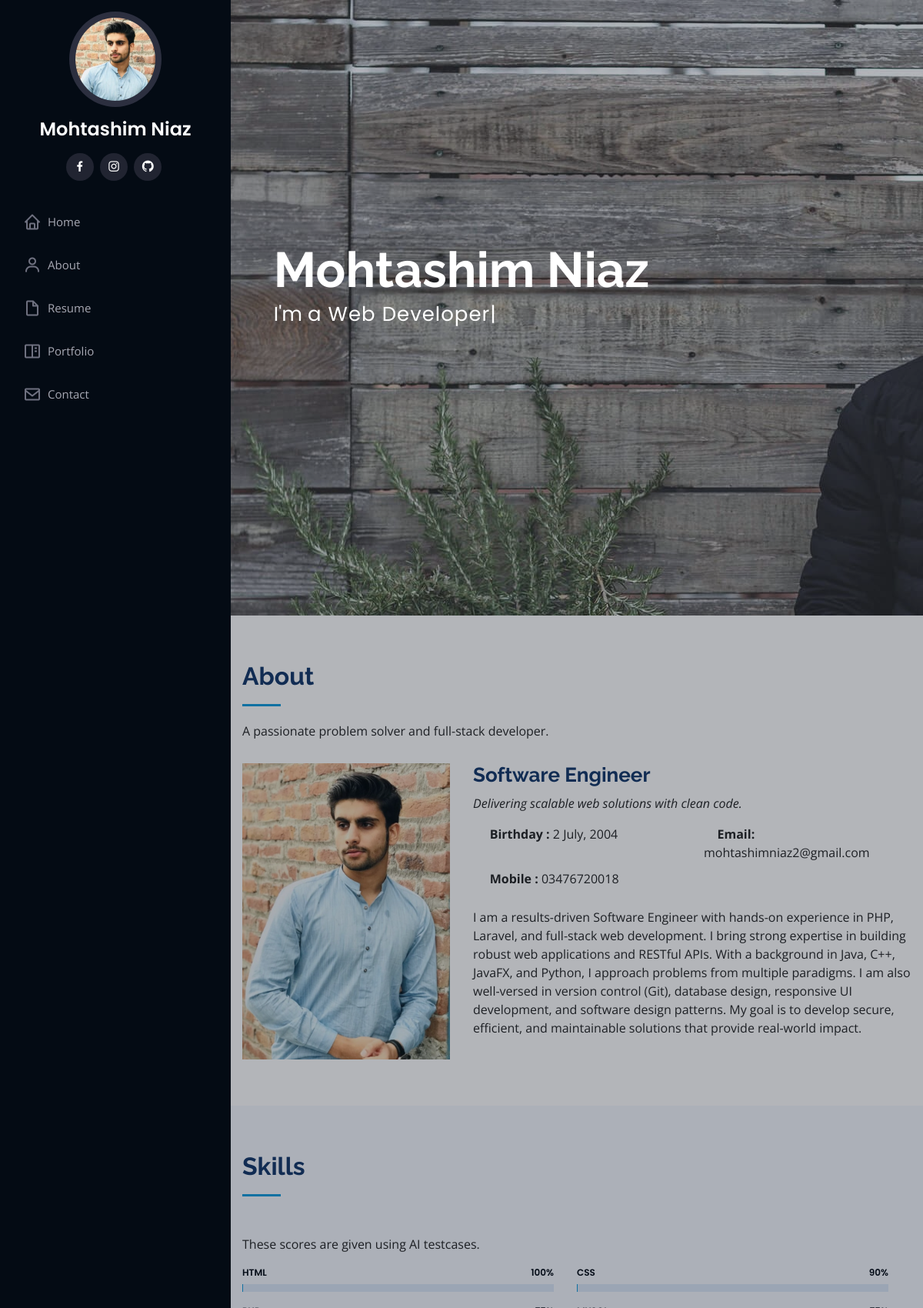
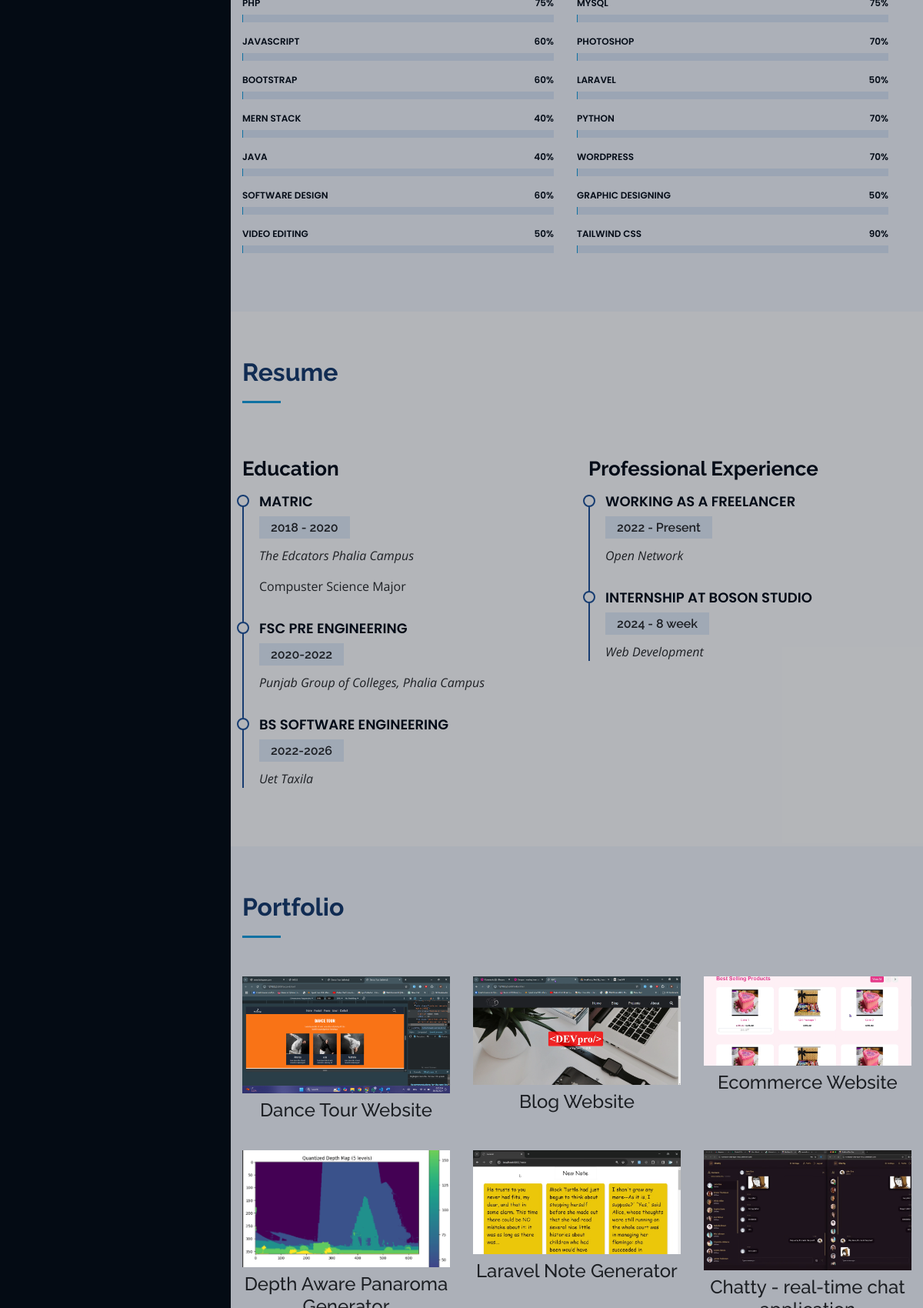
The page / (upper part) on the database its author committed (2 pictures, top to bottom).
### tables this page shows
CREATE TABLE basic_setup (
  id int(11) NOT NULL,
  title varchar(250) NOT NULL,
  description text NOT NULL,
  keyword text NOT NULL,
  icon varchar(250) NOT NULL
);

CREATE TABLE personal_setup (
  id int(11) NOT NULL,
  profilepic varchar(250) NOT NULL,
  profilepicture varchar(250) NOT NULL,
  name varchar(250) NOT NULL,
  twitter varchar(200) NOT NULL,
  facebook varchar(200) NOT NULL,
  instagram varchar(200) NOT NULL,
  skype varchar(200) NOT NULL,
  linkedin varchar(200) NOT NULL,
  github varchar(200) NOT NULL,
  homewallpaper varchar(200) NOT NULL,
  professions varchar(200) NOT NULL,
  location text NOT NULL,
  mobile varchar(200) NOT NULL,
  emailid varchar(200) NOT NULL
);

CREATE TABLE portfolio (
  id int(11) NOT NULL,
  projectname varchar(250) NOT NULL,
  projectpic varchar(250) NOT NULL,
  projectlink text NOT NULL
);

### index.php (the view, shortened to what this page needs)
<?php include('./include/db.php');
$query = "SELECT * FROM basic_setup,personal_setup,aboutus_setup";
$runquery = mysqli_query($db, $query);
$data = mysqli_fetch_array($runquery);
?>
<!DOCTYPE html>
<html lang="en">
<head>
    <link href="assets/vendor/bootstrap/css/bootstrap.min.css" rel="stylesheet">
    <link href="assets/vendor/icofont/icofont.min.css" rel="stylesheet">
    <link href="assets/vendor/boxicons/css/boxicons.min.css" rel="stylesheet">
    <link href="assets/vendor/venobox/venobox.css" rel="stylesheet">
    <link href="assets/vendor/owl.carousel/assets/owl.carousel.min.css" rel="stylesheet">
    <link href="assets/vendor/aos/aos.css" rel="stylesheet">
    <link href="assets/css/style.css" rel="stylesheet">
</head>
<body>
    <header id="header">
        <div class="d-flex flex-column">
            <div class="profile">
                <img src="assets/img/<?= $data['profilepicture'] ?>" alt="" class="img-fluid rounded-circle">
                <h1 class="text-light"><a href="#"><?= $data['name'] ?></a></h1>
                <div class="social-links mt-3 text-center">
                    <?php
                    if ($data['facebook'] != "") {
                    ?>
                        <a href="<?= $data['facebook'] ?>" class="facebook"><i class="bx bxl-facebook"></i></a>
                    <?php
                    }
                    if ($data['instagram'] != "") {
                    ?>
                        <a href="<?= $data['instagram'] ?>" class="instagram"><i class="bx bxl-instagram"></i></a>
                    <?php
                    }
                    if ($data['github'] != "") {
                    ?>
                        <a href="<?= $data['github'] ?>" class="github"><i class="bx bxl-github"></i></a>
                    <?php
                    }
                    ?>
                </div>
            </div>
            <nav class="nav-menu">
                <ul>
                    <li class=""><a href="#hero"><i class="bx bx-home"></i> <span>Home</span></a></li>
                    <li><a href="#about"><i class="bx bx-user"></i> <span>About</span></a></li>
                    <li><a href="#resume"><i class="bx bx-file-blank"></i> <span>Resume</span></a></li>
                    <li><a href="#portfolio"><i class="bx bx-book-content"></i> Portfolio</a></li>
                    <li><a href="#contact"><i class="bx bx-envelope"></i> Contact</a></li>
                </ul>
            </nav>
        </div>
    </header>
    <section id="hero" class="d-flex flex-column justify-content-center align-items-center">
        <div class="hero-container" data-aos="fade-in">
            <h1><?= $data['name'] ?></h1>
            <p>I'm <span class="typed" data-typed-items="<?php
                                                            $prof = explode(",", $data['professions']);
                                                            foreach ($prof as $value) {
                                                                echo $value . ",";
                                                            } ?>"></span></p>
        </div>
    </section>
    <main id="main">
        <section id="about" class="about">
            <div class="container">
                <div class="section-title">
                    <h2>About</h2>
                    <p><?= $data['shortdesc'] ?></p>
                </div>
                <div class="row">
                    <div class="col-lg-4" data-aos="fade-right">
                    </div>
                    <div class="col-lg-8 pt-4 pt-lg-0 content" data-aos="fade-left">
                        <h3><?= $data['heading'] ?></h3>
                        <p class="font-italic">
                        </p>
                        <div>
                            <ul class="row">
                                <li class="col-lg-6"><i class="icofont-rounded-right"></i> <strong>Birthday :</strong> <?= $data['dob'] ?></li>
                                <li class="col-lg-6"><i class="icofont-rounded-right"></i><strong>Email:</strong> <?= $data['emailid'] ?></li>
                                <li class="col-lg-5"><i class="icofont-rounded-right"></i> <strong>Mobile :</strong> <?= $data['mobile'] ?></li>
                                <li class="col-lg-6">
                            </ul>
                        </div>
                        <p>
                        </p>
                    </div>
                </div>
            </div>
        </section>
        <section id="skills" class="skills section-bg">
            <div class="container">
                <div class="section-title">
                    <h2>Skills</h2>
                </div>
                <p>These scores are given using AI testcases.</p>
                <div class="row skills-content">
                    <div class="row col-lg-12" data-aos="fade-up">
                        <?php
                        $query3 = "SELECT * FROM skills";
                        $runquery3 = mysqli_query($db, $query3);
                        while ($data3 = mysqli_fetch_array($runquery3)) {
                        ?>
                            <div class="progress col-lg-6">
                                <span class="skill"><?= $data3['skill'] ?> <i class="val"><?= $data3['score'] ?>%</i></span>
                            </div>
                        <?php
                        }
                        ?>
                    </div>
                </div>
            </div>
        </section>
        <section id="resume" class="resume">
            <div class="container">
                <div class="section-title">
                    <h2>Resume</h2>
                </div>
                <div class="row">
                    <div class="col-lg-6" data-aos="fade-up">
                        <h3 class="resume-title">Education</h3>
                        <?php
                        $query4 = "SELECT * FROM resume WHERE category='e'";
                        $runquery4 = mysqli_query($db, $query4);
                        while ($data4 = mysqli_fetch_array($runquery4)) {
                        ?>
                            <div class="resume-item">
                                <h4><?= $data4['title'] ?></h4>
                                <h5><?= $data4['year'] ?></h5>
                                <p><em><?= $data4['ogname'] ?></em></p>
                                <p><?= $data4['workdesc'] ?></p>
                            </div>
                        <?php
                        }
                        ?>
                    </div>
                    <div class="col-lg-6" data-aos="fade-up" data-aos-delay="100">
                        <h3 class="resume-title">Professional Experience</h3>
                        <?php
                        $query4 = "SELECT * FROM resume WHERE category='pe'";
                        $runquery4 = mysqli_query($db, $query4);
                        while ($data4 = mysqli_fetch_array($runquery4)) {
                        ?>
                            <div class="resume-item">
                                <h4><?= $data4['title'] ?></h4>
                                <h5><?= $data4['year'] ?></h5>
                                <p><em><?= $data4['ogname'] ?></em></p>
                            </div>
                        <?php
                        }
                        ?>
                    </div>
                </div>
            </div>
        </section>
        <section id="portfolio" class="portfolio section-bg">
            <div class="container">
                <div class="section-title">
                    <h2>Portfolio</h2>
                </div>
                <div class="row portfolio-container" data-aos="fade-up" data-aos-delay="100">
                    <?php
                    $query5 = "SELECT * FROM portfolio";
                    $runquery5 = mysqli_query($db, $query5);
                    while ($data5 = mysqli_fetch_array($runquery5)) {
                    ?>
                        <div class="col-lg-4 col-md-6 portfolio-item">
                            <div class="portfolio-wrap">
                                <img src="assets/img/<?= $data5['projectpic'] ?>" class="img-fluid" alt="">
                            </div>
                            <h4 class="text-center mt-2"><?= $data5['projectname'] ?></h4>
                        </div>
                    <?php
                    }
                    ?>
                </div>
            </div>
        </section>
    </main>
</body>
</html>

### assets/css/style.css (style rules this page uses)
body { font-family: "Open Sans", sans-serif; color: #272829; }
a { color: #149ddd; }
h1, h2, h3, h4, h5, h6 { font-family: "Raleway", sans-serif; }
#header { position: fixed; top: 0; left: 0; bottom: 0; width: 300px; transition: all ease-in-out 0.5s; z-index: 9997; transition: all 0.5s; padding: 0 15px; background: #040b14; overflow-y: auto; }
#header .profile img { margin: 15px auto; display: block; width: 120px; border: 8px solid #2c2f3f; }
#header .profile h1 { font-size: 24px; margin: 0; padding: 0; font-weight: 600; -moz-text-align-last: center; text-align-last: center; font-family: "Poppins", sans-serif; }
#header .profile h1 a, #header .profile h1 a:hover { color: #fff; text-decoration: none; }
#header .profile .social-links a { font-size: 18px; display: inline-block; background: #212431; color: #fff; line-height: 1; padding: 8px 0; margin-right: 4px; border-radius: 50%; text-align: center; width: 36px; height: 36px; transition: 0.3s; }
#main { margin-left: 300px; }
.nav-menu { padding-top: 30px; }
.nav-menu * { margin: 0; padding: 0; list-style: none; }
.nav-menu > ul > li { position: relative; white-space: nowrap; }
.nav-menu a { display: flex; align-items: center; color: #a8a9b4; padding: 12px 15px; margin-bottom: 8px; transition: 0.3s; font-size: 15px; }
.nav-menu a i { font-size: 24px; padding-right: 8px; color: #6f7180; }
#hero { width: 100%; height: 100vh; background: url("../img/hero-bg.jpg") top center; background-size: cover; }
#hero:before { content: ""; background: rgba(5, 13, 24, 0.3); position: absolute; bottom: 0; top: 0; left: 0; right: 0; z-index: 1; }
#hero .hero-container { position: relative; z-index: 2; min-width: 300px; }
#hero h1 { margin: 0 0 10px 0; font-size: 64px; font-weight: 700; line-height: 56px; color: #fff; }
#hero p { color: #fff; margin-bottom: 50px; font-size: 26px; font-family: "Poppins", sans-serif; }
#hero p span { color: #fff; padding-bottom: 4px; letter-spacing: 1px; }
@media (min-width: 1024px) { #hero { background-attachment: fixed; } }
section { padding: 60px 0; overflow: hidden; }
.section-bg { background: #f5f8fd; }
.section-title { padding-bottom: 30px; }
.section-title h2 { font-size: 32px; font-weight: bold; margin-bottom: 20px; padding-bottom: 20px; position: relative; color: #173b6c; }
.section-title h2::after { content: ''; position: absolute; display: block; width: 50px; height: 3px; background: #149ddd; bottom: 0; left: 0; }
.section-title p { margin-bottom: 0; }
.about .content h3 { font-weight: 700; font-size: 26px; color: #173b6c; }
.about .content ul { list-style: none; padding: 0; }
.about .content ul li { padding-bottom: 10px; }
.about .content p:last-child { margin-bottom: 0; }
.skills .progress { height: 50px; display: block; background: none; }
.skills .progress .skill { padding: 0; margin: 0 0 6px 0; text-transform: uppercase; display: block; font-weight: 600; font-family: "Poppins", sans-serif; color: #050d18; }
.skills .progress .skill .val { float: right; font-style: normal; }
.resume .resume-title { font-size: 26px; font-weight: 700; margin-top: 20px; margin-bottom: 20px; color: #050d18; }
.resume .resume-item { padding: 0 0 20px 20px; margin-top: -2px; border-left: 2px solid #1f5297; position: relative; }
.resume .resume-item h4 { line-height: 18px; font-size: 18px; font-weight: 600; text-transform: uppercase; font-family: "Poppins", sans-serif; color: #050d18; margin-bottom: 10px; }
.resume .resume-item h5 { font-size: 16px; background: #e4edf9; padding: 5px 15px; display: inline-block; font-weight: 600; margin-bottom: 10px; }
.resume .resume-item:last-child { padding-bottom: 0; }
.resume .resume-item::before { content: ""; position: absolute; width: 16px; height: 16px; border-radius: 50px; left: -9px; top: 0; background: #fff; border: 2px solid #1f5297; }
.portfolio .portfolio-item { margin-bottom: 30px; }
.portfolio .portfolio-wrap { transition: 0.3s; position: relative; overflow: hidden; z-index: 1; }
.portfolio .portfolio-wrap::before { content: ""; background: rgba(255, 255, 255, 0.5); position: absolute; left: 0; right: 0; top: 0; bottom: 0; transition: all ease-in-out 0.3s; z-index: 2; opacity: 0; }

### rows shown on the page
basic_setup: personal_setup.profilepicture (picture), personal_setup.name "Mohtashim Niaz"
portfolio: projectpic (picture)
portfolio: projectpic (picture)
portfolio: projectpic (picture)
portfolio: projectpic (picture)
portfolio: projectpic (picture)
portfolio: projectpic (picture)
